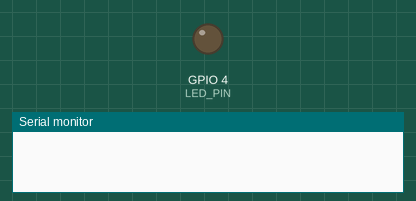
A sketch run on a simulated ESP32. Shown: output pins drawn as LEDs (lit = HIGH), the last lines printed to the serial monitor. WiFi joins after 1.5 s; servers stay silent unless stated; the camera gives no picture; not simulated (calls return 0 or success): secrets.h.

Above: at 0.0 s.
At 2.5 s:
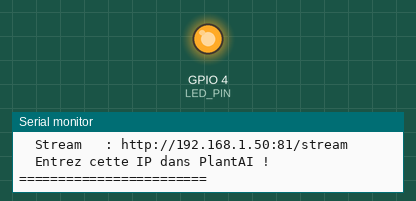
Timing chart, 0 to 4.1 s (numbered marks = the images above):
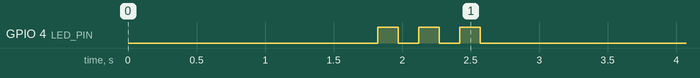

The sketch:

esp32cam_plantai.ino
```cpp
// ============================================================
//  PlantAI — ESP32-CAM Web Server
//  Serveur HTTP complet : /capture, :81/stream, /status, /sensors
//  Compatible avec le backend PlantAI Flask
//
//  INSTALLATION :
//  1. Arduino IDE → Outils → Carte → "AI Thinker ESP32-CAM"
//  2. Espressif boards manager URL :
//     https://raw.githubusercontent.com/espressif/arduino-esp32/gh-pages/package_esp32_index.json
//  3. Copier secrets.h.example en secrets.h et y renseigner WIFI_SSID / WIFI_PASS
//  4. (Optionnel) Brancher DHT11 : DATA → GPIO 13, VCC → 3.3V, GND → GND
//     Installer la lib "DHT sensor library" (Adafruit) dans Arduino IDE
//     Si pas de DHT11, laisser USE_DHT à 0
//  5. Flasher → Ouvrir le moniteur série 115200 → noter l'IP
//  6. Entrer cette IP dans PlantAI → badge ESP32-CAM
// ============================================================

#include "esp_camera.h"
#include "esp_http_server.h"
#include <WiFi.h>

// ── Capteur DHT11 — température + humidité ambiante ────────────────────────
// Branchement : DATA → GPIO 13 | VCC → 3.3 V | GND → GND
// Mettre USE_DHT 0 si aucun capteur DHT11 branché.
#define USE_DHT 1
#if USE_DHT
#include <DHT.h>
#define DHT_PIN  13
#define DHT_TYPE DHT11
DHT dht(DHT_PIN, DHT_TYPE);
#endif

// ── Configuration WiFi ──────────────────────────────────────
// SSID / mot de passe définis dans secrets.h (non commité — voir secrets.h.example)
#include "secrets.h"

// ── Pins caméra AI Thinker ESP32-CAM ───────────────────────
#define PWDN_GPIO_NUM     32
#define RESET_GPIO_NUM    -1
#define XCLK_GPIO_NUM      0
#define SIOD_GPIO_NUM     26
#define SIOC_GPIO_NUM     27
#define Y9_GPIO_NUM       35
#define Y8_GPIO_NUM       34
#define Y7_GPIO_NUM       39
#define Y6_GPIO_NUM       36
#define Y5_GPIO_NUM       21
#define Y4_GPIO_NUM       19
#define Y3_GPIO_NUM       18
#define Y2_GPIO_NUM        5
#define VSYNC_GPIO_NUM    25
#define HREF_GPIO_NUM     23
#define PCLK_GPIO_NUM     22
#define LED_PIN            4  // Flash LED

#define PART_BOUNDARY "123456789000000000000987654321"
static const char* STREAM_CT =
  "multipart/x-mixed-replace;boundary=" PART_BOUNDARY;
static const char* STREAM_BOUNDARY = "\r\n--" PART_BOUNDARY "\r\n";
static const char* STREAM_PART =
  "Content-Type: image/jpeg\r\nContent-Length: %u\r\n\r\n";

httpd_handle_t camera_httpd = NULL;
httpd_handle_t stream_httpd = NULL;

// ════════════════════════════════════════════════════════════
bool initCamera() {
  camera_config_t cfg;
  cfg.ledc_channel = LEDC_CHANNEL_0;
  cfg.ledc_timer   = LEDC_TIMER_0;
  cfg.pin_d0 = Y2_GPIO_NUM; cfg.pin_d1 = Y3_GPIO_NUM;
  cfg.pin_d2 = Y4_GPIO_NUM; cfg.pin_d3 = Y5_GPIO_NUM;
  cfg.pin_d4 = Y6_GPIO_NUM; cfg.pin_d5 = Y7_GPIO_NUM;
  cfg.pin_d6 = Y8_GPIO_NUM; cfg.pin_d7 = Y9_GPIO_NUM;
  cfg.pin_xclk     = XCLK_GPIO_NUM;
  cfg.pin_pclk     = PCLK_GPIO_NUM;
  cfg.pin_vsync    = VSYNC_GPIO_NUM;
  cfg.pin_href     = HREF_GPIO_NUM;
  cfg.pin_sscb_sda = SIOD_GPIO_NUM;
  cfg.pin_sscb_scl = SIOC_GPIO_NUM;
  cfg.pin_pwdn     = PWDN_GPIO_NUM;
  cfg.pin_reset    = RESET_GPIO_NUM;
  cfg.xclk_freq_hz = 20000000;
  cfg.pixel_format = PIXFORMAT_JPEG;
  cfg.frame_size   = FRAMESIZE_VGA;  // 640x480 — stable et suffisant pour l'IA
  cfg.jpeg_quality = 10;
  cfg.fb_count     = 1;
  Serial.println("Resolution : VGA 640x480");
  if (esp_camera_init(&cfg) != ESP_OK) return false;
  // Auto-balance / exposition
  sensor_t* s = esp_camera_sensor_get();
  s->set_whitebal(s, 1);
  s->set_awb_gain(s, 1);
  s->set_exposure_ctrl(s, 1);
  s->set_gain_ctrl(s, 1);
  s->set_raw_gma(s, 1);
  s->set_lenc(s, 1);
  return true;
}

// ── GET / ────────────────────────────────────────────────────
static esp_err_t index_handler(httpd_req_t* req) {
  char html[1024];
  String ip = WiFi.localIP().toString();
  snprintf(html, sizeof(html),
    "<!DOCTYPE html><html><head><meta charset='UTF-8'>"
    "<title>PlantAI ESP32-CAM</title>"
    "<style>body{font-family:Arial;background:#0f1117;color:#f1f5f9;padding:24px}"
    "h1{color:#1db954}pre{background:#1a1d27;padding:14px;border-radius:10px;color:#4ade80}</style>"
    "</head><body>"
    "<h1>PlantAI ESP32-CAM</h1>"
    "<p>Camera operationnelle sur <strong>%s</strong></p>"
    "<img src='http://%s:81/stream' style='max-width:640px;border-radius:10px;border:2px solid #1db954'/>"
    "<pre>"
    "Capture : http://%s/capture\n"
    "Stream  : http://%s:81/stream\n"
    "Statut  : http://%s/status\n"
    "</pre>"
    "<p>Entrez <strong>%s</strong> dans PlantAI pour connecter la camera.</p>"
    "</body></html>",
    ip.c_str(), ip.c_str(),
    ip.c_str(), ip.c_str(), ip.c_str(),
    ip.c_str());
  httpd_resp_set_type(req, "text/html");
  httpd_resp_set_hdr(req, "Access-Control-Allow-Origin", "*");
  return httpd_resp_send(req, html, strlen(html));
}

// ── GET /capture ─────────────────────────────────────────────
static esp_err_t capture_handler(httpd_req_t* req) {
  digitalWrite(LED_PIN, HIGH);
  camera_fb_t* fb = esp_camera_fb_get();
  digitalWrite(LED_PIN, LOW);
  if (!fb) { httpd_resp_send_500(req); return ESP_FAIL; }
  httpd_resp_set_type(req, "image/jpeg");
  httpd_resp_set_hdr(req, "Content-Disposition", "inline; filename=capture.jpg");
  httpd_resp_set_hdr(req, "Access-Control-Allow-Origin", "*");
  httpd_resp_set_hdr(req, "Cache-Control", "no-store");
  esp_err_t res = httpd_resp_send(req, (const char*)fb->buf, fb->len);
  Serial.printf("Capture OK : %u octets\n", fb->len);
  esp_camera_fb_return(fb);
  return res;
}

// ── GET /sensors ─────────────────────────────────────────────
// Retourne température et humidité (DHT11) + RSSI WiFi
static esp_err_t sensors_handler(httpd_req_t* req) {
  float t = -1.0f, h = -1.0f;
#if USE_DHT
  t = dht.readTemperature();
  h = dht.readHumidity();
  if (isnan(t)) t = -1.0f;
  if (isnan(h)) h = -1.0f;
#endif
  char json[256];
  snprintf(json, sizeof(json),
    "{\"ok\":true,\"temp\":%.1f,\"humidity\":%.1f,\"rssi\":%d,\"dht_active\":%s}",
    t, h, WiFi.RSSI(), USE_DHT ? "true" : "false");
  httpd_resp_set_type(req, "application/json");
  httpd_resp_set_hdr(req, "Access-Control-Allow-Origin", "*");
  return httpd_resp_send(req, json, strlen(json));
}

// ── GET /status ──────────────────────────────────────────────
static esp_err_t status_handler(httpd_req_t* req) {
  String ip = WiFi.localIP().toString();
  String json = "{\"status\":\"ok\",\"ip\":\"" + ip + "\""
                ",\"rssi\":" + String(WiFi.RSSI()) +
                ",\"stream_url\":\"http://" + ip + ":81/stream\""
                ",\"capture_url\":\"http://" + ip + "/capture\"}";
  httpd_resp_set_type(req, "application/json");
  httpd_resp_set_hdr(req, "Access-Control-Allow-Origin", "*");
  return httpd_resp_send(req, json.c_str(), json.length());
}

// ── GET :81/stream ────────────────────────────────────────────
static esp_err_t stream_handler(httpd_req_t* req) {
  char part_buf[64];
  httpd_resp_set_type(req, STREAM_CT);
  httpd_resp_set_hdr(req, "Access-Control-Allow-Origin", "*");
  while (true) {
    camera_fb_t* fb = esp_camera_fb_get();
    if (!fb) break;
    size_t hlen = snprintf(part_buf, 64, STREAM_PART, fb->len);
    esp_err_t res = httpd_resp_send_chunk(req, STREAM_BOUNDARY, strlen(STREAM_BOUNDARY));
    if (res == ESP_OK) res = httpd_resp_send_chunk(req, part_buf, hlen);
    if (res == ESP_OK) res = httpd_resp_send_chunk(req, (const char*)fb->buf, fb->len);
    esp_camera_fb_return(fb);
    if (res != ESP_OK) break;
  }
  return ESP_OK;
}

void startServers() {
  httpd_config_t cfg = HTTPD_DEFAULT_CONFIG();
  cfg.server_port = 80;
  httpd_uri_t uris[] = {
    { "/",        HTTP_GET, index_handler,   NULL },
    { "/capture", HTTP_GET, capture_handler, NULL },
    { "/status",  HTTP_GET, status_handler,  NULL },
    { "/sensors", HTTP_GET, sensors_handler, NULL },
  };
  if (httpd_start(&camera_httpd, &cfg) == ESP_OK)
    for (auto& u : uris) httpd_register_uri_handler(camera_httpd, &u);

  httpd_config_t scfg = HTTPD_DEFAULT_CONFIG();
  scfg.server_port = 81;
  scfg.ctrl_port   = 32769;
  httpd_uri_t stream_uri = { "/stream", HTTP_GET, stream_handler, NULL };
  if (httpd_start(&stream_httpd, &scfg) == ESP_OK)
    httpd_register_uri_handler(stream_httpd, &stream_uri);
}

// ════════════════════════════════════════════════════════════
void setup() {
  Serial.begin(115200);
  pinMode(LED_PIN, OUTPUT);
  digitalWrite(LED_PIN, LOW);

  Serial.println("\n=== PlantAI ESP32-CAM ===");
#if USE_DHT
  dht.begin();
  Serial.println("Capteur DHT11 initialise (GPIO 13)");
#endif
  if (!initCamera()) {
    Serial.println("ERREUR camera ! Redemarrage...");
    delay(3000); ESP.restart();
  }
  Serial.println("Camera OK");

  WiFi.begin(WIFI_SSID, WIFI_PASS);
  Serial.print("WiFi");
  int t = 0;
  while (WiFi.status() != WL_CONNECTED && t++ < 40) {
    delay(500); Serial.print(".");
  }
  if (WiFi.status() != WL_CONNECTED) {
    Serial.println("\nECHEC WiFi. Redemarrage...");
    delay(3000); ESP.restart();
  }
  String ip = WiFi.localIP().toString();
  Serial.println("\n========================");
  Serial.println("  PLANTAI ESP32-CAM PRET");
  Serial.println("========================");
  Serial.print  ("  IP       : "); Serial.println(ip);
  Serial.print  ("  Capture  : http://"); Serial.print(ip); Serial.println("/capture");
  Serial.print  ("  Stream   : http://"); Serial.print(ip); Serial.println(":81/stream");
  Serial.println("  Entrez cette IP dans PlantAI !");
  Serial.println("========================\n");

  startServers();

  // 3 flashs = pret
  for (int i=0; i<3; i++) {
    digitalWrite(LED_PIN, HIGH); delay(150);
    digitalWrite(LED_PIN, LOW);  delay(150);
  }
}

void loop() {
  if (WiFi.status() != WL_CONNECTED) {
    Serial.println("WiFi perdu, reconnexion...");
    WiFi.reconnect();
    delay(5000);
    if (WiFi.status() != WL_CONNECTED) ESP.restart();
  }
  delay(5000);
}
```
